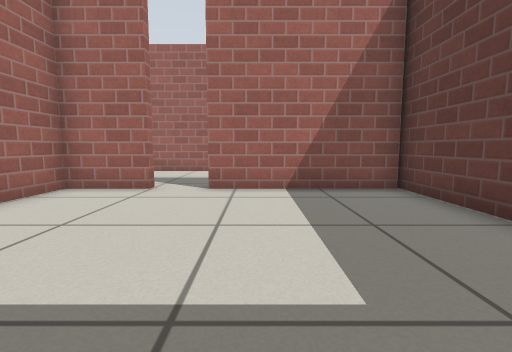
view 1 (above)

17 first-person views from a walk through a world built for the Gazebo simulator. The camera is 0.5 m above the floor, tilts 6° down and sees 85° across. The floor is counted in squares, 0.5 m on a side. Each view is taken from the middle of a square. On the plan, view 1 faces up. The plan holds only what a view shows up to about 11 squares ahead; the rest is blank. Gazebo's built-in surfaces are drawn with simple patterns.

view 2
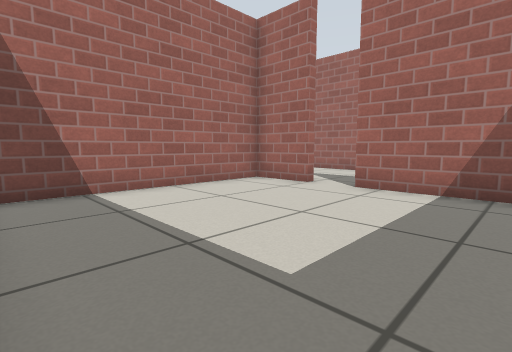

view 3
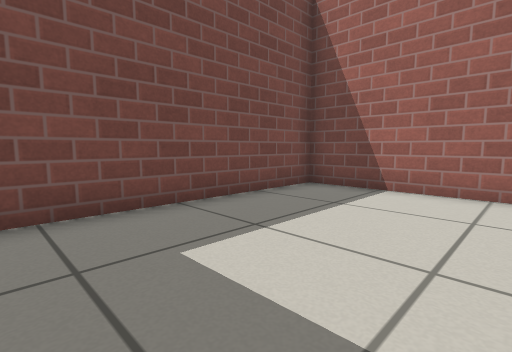

view 4
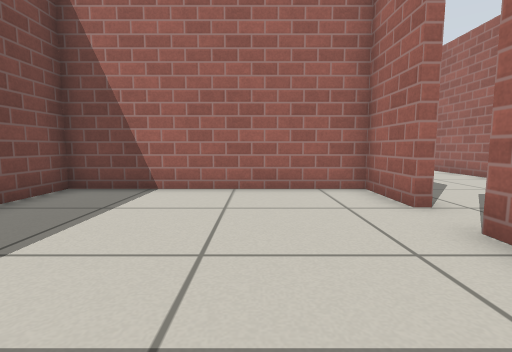

view 5
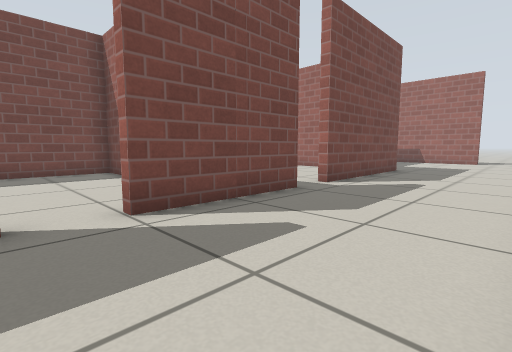

view 6
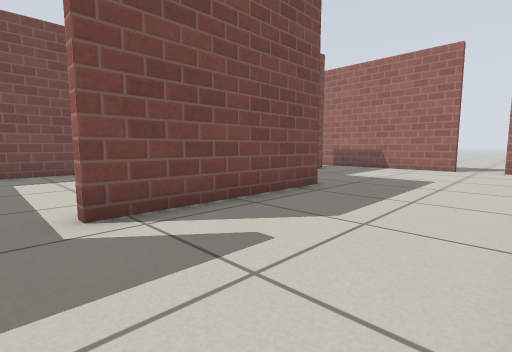

view 7
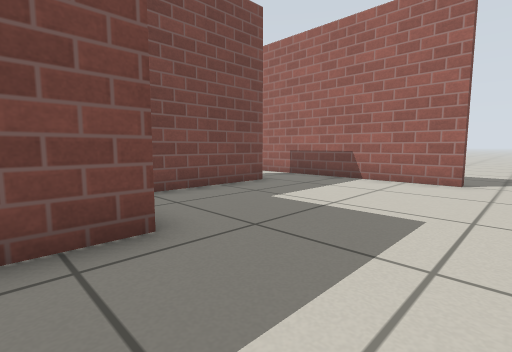

view 8
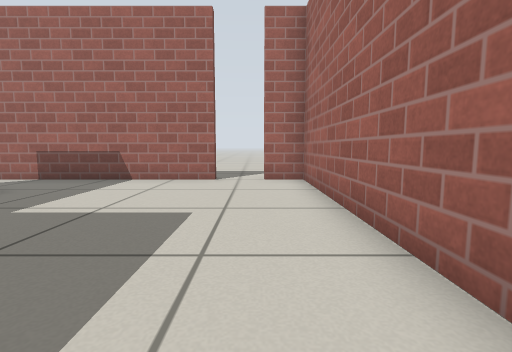

view 9
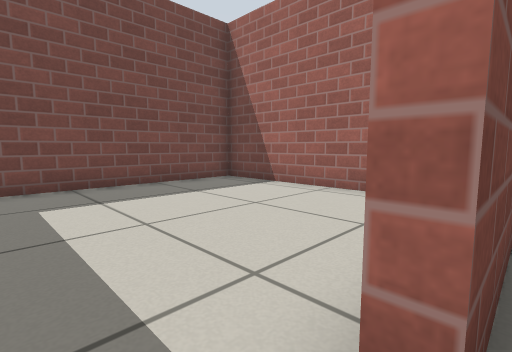

view 10
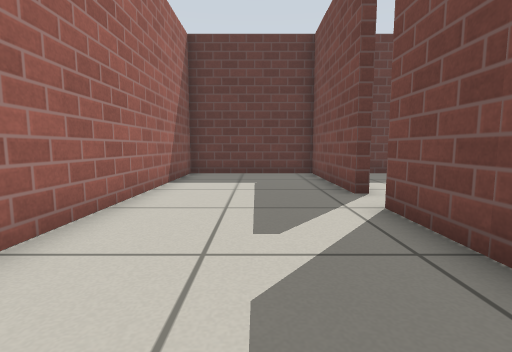

view 11
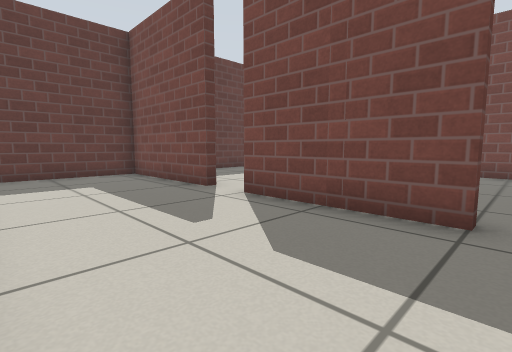

view 12
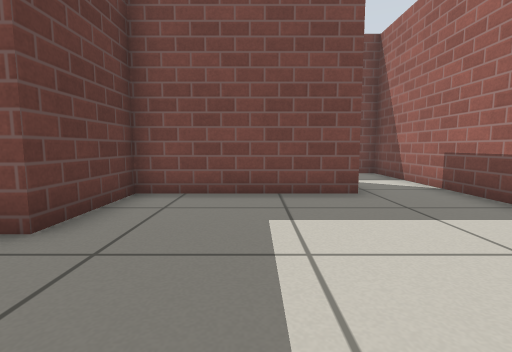

view 13
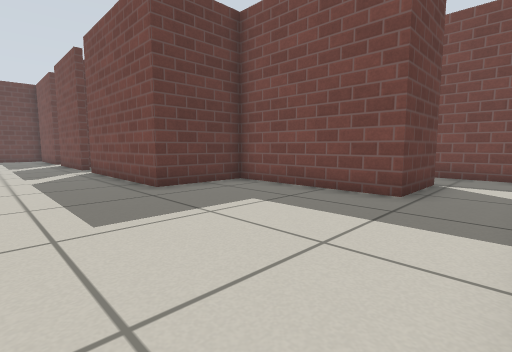

view 14
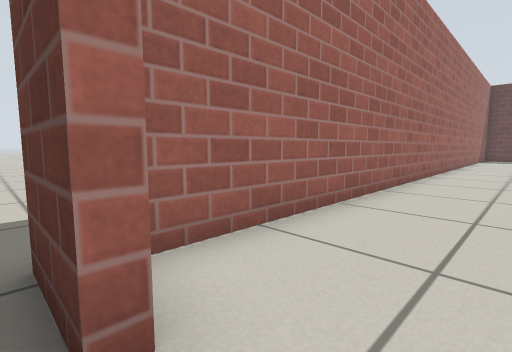

view 15
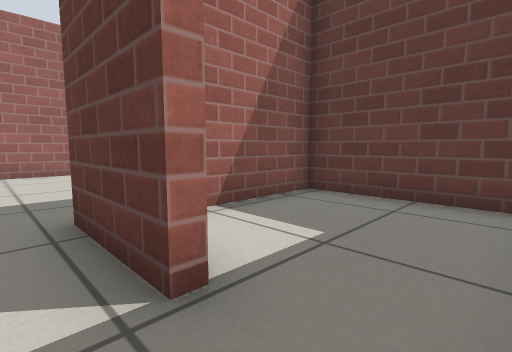

view 16
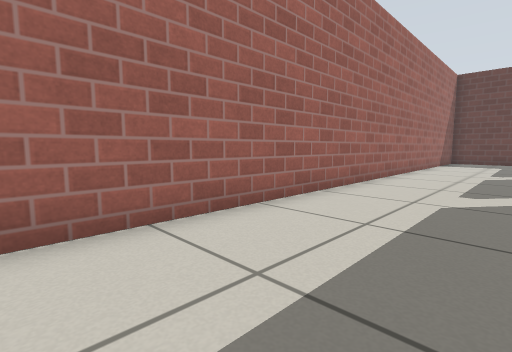

view 17
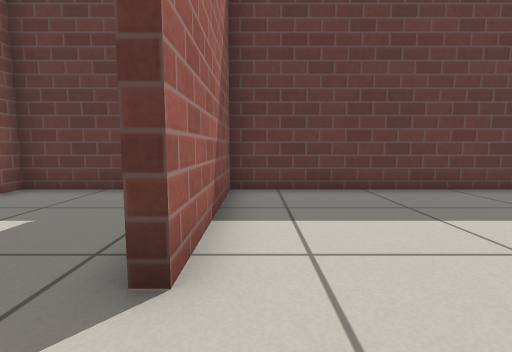

### Floor plan
Ten units are one square. View 1 is at (0, 0); x grows to the right and y downward. Boxes are objects, and circles mark ways between rooms. Rooms are numbered by the first view taken in them; rooms with no view inside come last. Other rooms are left out.
<svg viewBox="-215 -119 255 128">
<path fill="none" stroke="#000" d="M-25 -66 -46 -66 -46 4 19 4M34 0 34 -69M35 -66 -11 -66M-65 -65 -65 -69 -25 -69 -25 -66M-182 -16 -182 -41 -134 -41 -134 -69 -79 -69 -79 -65M-209 -88 -205 -88 -205 4 -176 4M-11 -66 -11 -69 34 -69 34 -114 -205 -114 -205 -102M-177 -16 -182 -16M-131 -44 -131 4 -58 4"/>
<circle cx="-20" cy="-70" r="3" fill="#2a7"/>
<circle cx="-70" cy="-70" r="3" fill="#2a7"/>
<text x="-10" y="-30">1</text>
<text x="-110" y="-80">2</text>
<text x="-90" y="-30">3</text>
</svg>
Room 1 opens to room 2. Room 2 opens to room 3.

Where each view was taken, in squares from view 1:
view 1: 0 up, 0 right, facing up
view 2: 0 up, 2 right, facing up-left
view 3: 4 up, 2 right, facing down-left
view 4: 4 up, 2 right, facing left
view 5: 11 up, 1 left, facing down-left
view 6: 11 up, 7 left, facing down-left
view 7: 10 up, 12 left, facing down-left
view 8: 10 up, 12 left, facing left
view 9: 7 up, 7 left, facing down-left
view 10: 9 up, 7 left, facing right
view 11: 11 up, 7 left, facing down-right
view 12: 10 up, 16 left, facing down
view 13: 10 up, 20 left, facing down-right
view 14: 9 up, 21 left, facing up-right
view 15: 0 up, 19 left, facing up-right
view 16: 8 up, 16 left, facing up-right
view 17: 6 up, 3 left, facing right
